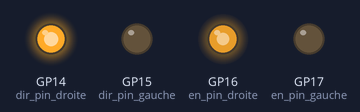
The program below on a simulated Raspberry Pi Pico running CircuitPython. On the bench: output pins drawn as LEDs (lit = HIGH). At 6.0 s the program ends and the board releases its pins; the recording ends there.

Above: at 0.1 s.
At 3.1 s:
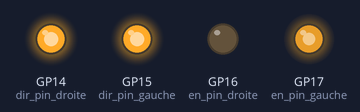
Timing chart, 0 to 4.6 s (numbered marks = the images above):
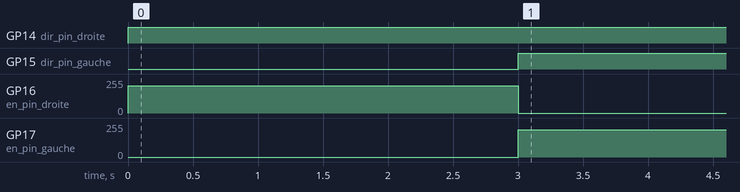

The program:

Code_moteurs_droite_gauche.py
```python
#coloration des fils:
#brun: ground
#rouge: 3.3V
#orange: GP1, EN
#vert: GP0, DIR
import board
import digitalio
import pwmio
import time
import rotaryio

#GP1 à 13 utilisés par la camera, utiliser GP14-17
# --- Configuration des broches ---
# DIR Droite sur GP13
dir_pin_droite = digitalio.DigitalInOut(board.GP14)
dir_pin_droite.direction = digitalio.Direction.OUTPUT

# DIR Gauche sur GP14
dir_pin_gauche = digitalio.DigitalInOut(board.GP15)
dir_pin_gauche.direction = digitalio.Direction.OUTPUT

# La fréquence est fixée à 10000 Hz
# EN droite sur GP15 (PWM)
en_pin_droite = pwmio.PWMOut(board.GP16, frequency=10000)
# EN gauche sur GP16 (PWM)
en_pin_gauche = pwmio.PWMOut(board.GP17, frequency=10000)


#utiliser 18-21 pour les SA et SB, a setup si besoin
encodeur_g = rotaryio.IncrementalEncoder(board.GP18, board.GP19)
encodeur_d = rotaryio.IncrementalEncoder(board.GP20, board.GP21)

# --- Fonctions de pilotage droite ---

def pos_droite():
    return encodeur_d.position

def moteur_avant_droite(vitesse):
    """Vitesse de 0 à 100"""
    dir_pin_droite.value = True
    # CircuitPython utilise un cycle de service sur 16 bits (0 à 65535)
    en_pin_droite.duty_cycle = int(vitesse * 65535 / 100)

def moteur_arriere_droite(vitesse):
    """Vitesse de 0 à 100"""
    dir_pin_droite.value = False
    en_pin_droite.duty_cycle = int(vitesse * 65535 / 100)

def moteur_stop_droite():
    en_pin_droite.duty_cycle = 0

# --- Fonctions de pilotage gauche ---

def pos_gauche():
    return encodeur_g.position

def moteur_avant_gauche(vitesse):
    """Vitesse de 0 à 100"""
    dir_pin_gauche.value = True
    # CircuitPython utilise un cycle de service sur 16 bits (0 à 65535)
    en_pin_gauche.duty_cycle = int(vitesse * 65535 / 100)

def moteur_arriere_gauche(vitesse):
    """Vitesse de 0 à 100"""
    dir_pin_gauche.value = False
    en_pin_gauche.duty_cycle = int(vitesse * 65535 / 100)

def moteur_stop_gauche():
    en_pin_gauche.duty_cycle = 0

# --- Test ---

moteur_avant_droite(80)
time.sleep(3)
moteur_stop_droite()

moteur_avant_gauche(80)
time.sleep(3)
moteur_stop_gauche()
```

Measured:
- by itself, GP14 (dir_pin_droite): LOW → HIGH at 0.00 s
- by itself, GP15 (dir_pin_gauche): LOW → HIGH at 3.0 s
- by itself, GP16 (en_pin_droite): 0/255 → 204/255 at 0.00 s, → 0/255 3.0 s later
- by itself, GP17 (en_pin_gauche): 0/255 → 204/255 at 3.0 s
